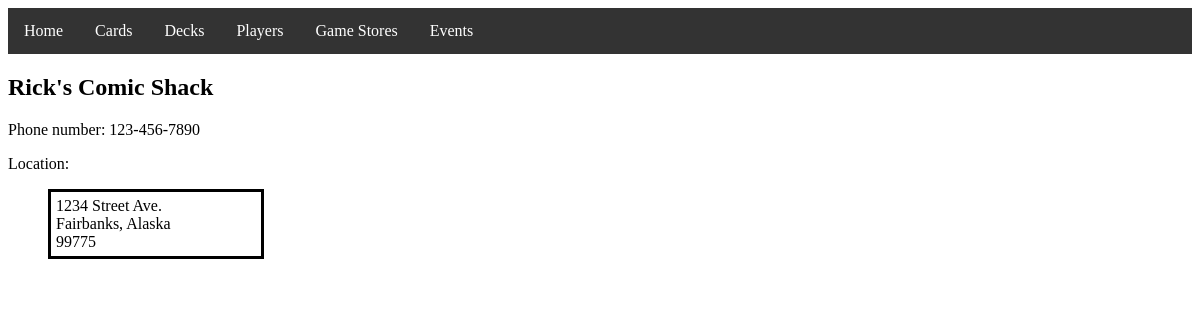
/game_store/1/, run on the app's committed database.
### game_store/models.py (models this page shows, shortened)
class GameStore(models.Model):
    name = models.CharField(max_length=255)
    phone_num = models.IntegerField()
    street = models.CharField(max_length=45)
    city = models.CharField(max_length=45)
    state = models.CharField(max_length=45)
    zip = models.IntegerField()
    def phone_num_formatted(self):
        phone_num = str(self.phone_num)
        return phone_num[0:3] + "-" + phone_num[3:6] + "-" + phone_num[6:10]

### game_store/views.py (the view)
# urls.py: url(r'^(?P<id>[0-9]+)/$', views.game_store_info, name='info')
def game_store_info(request, id):
    game_store = GameStore.objects.get(id=id)
    return render(request, 'game_store/game_store_info.html', {'game_store':game_store})

### game_store/templates/game_store/game_store_info.html
{% extends 'base_layout.html' %}
{% block content %}
<div class="game-store-info">
    <div class="game-store">
        <h2>{{ game_store.name }}</h2>
        <p>Phone number: {{ game_store.phone_num_formatted }}</p>
        <p>Location:</p>
        <p class='solid'>
        {{ game_store.street }} <br>
        {{ game_store.city }}, {{ game_store.state }} <br>
        {{ game_store.zip }}
        </p>
    </div>
</div>
{% endblock %}

### templates/base_layout.html (style rules this page uses)
p.solid { margin-left: 40px; border-style: solid; width: 200px; padding: 5px; }

### data on the page
GameStore: name "Rick's Comic Shack", phone_num_formatted "123-456-7890", street "1234 Street Ave.", city "Fairbanks", state "Alaska", zip "99775"
